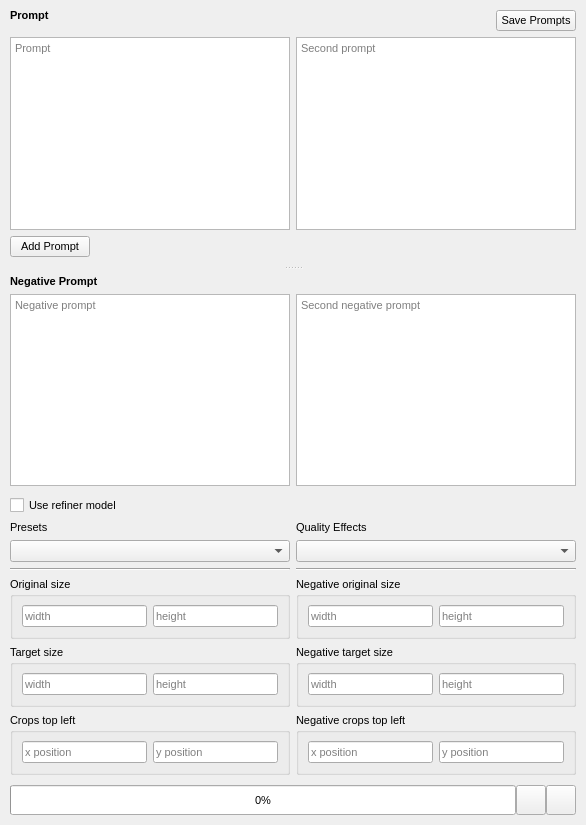
<?xml version="1.0" encoding="UTF-8"?>
<ui version="4.0">
 <class>stablediffusion_generator_form</class>
 <widget class="QWidget" name="stablediffusion_generator_form">
  <property name="geometry">
   <rect>
    <x>0</x>
    <y>0</y>
    <width>586</width>
    <height>825</height>
   </rect>
  </property>
  <property name="font">
   <font>
    <pointsize>8</pointsize>
   </font>
  </property>
  <property name="cursor">
   <cursorShape>PointingHandCursor</cursorShape>
  </property>
  <property name="windowTitle">
   <string>Form</string>
  </property>
  <layout class="QGridLayout" name="gridLayout_4">
   <property name="leftMargin">
    <number>0</number>
   </property>
   <property name="topMargin">
    <number>0</number>
   </property>
   <property name="rightMargin">
    <number>0</number>
   </property>
   <property name="bottomMargin">
    <number>0</number>
   </property>
   <property name="spacing">
    <number>0</number>
   </property>
   <item row="0" column="0">
    <widget class="QWidget" name="generator_form_tabs" native="true">
     <layout class="QGridLayout" name="gridLayout_3">
      <property name="leftMargin">
       <number>0</number>
      </property>
      <property name="topMargin">
       <number>0</number>
      </property>
      <property name="rightMargin">
       <number>0</number>
      </property>
      <property name="bottomMargin">
       <number>0</number>
      </property>
      <property name="spacing">
       <number>0</number>
      </property>
      <item row="0" column="0">
       <widget class="QScrollArea" name="stable_diffusion_generator_form">
        <property name="frameShape">
         <enum>QFrame::Shape::NoFrame</enum>
        </property>
        <property name="frameShadow">
         <enum>QFrame::Shadow::Plain</enum>
        </property>
        <property name="widgetResizable">
         <bool>true</bool>
        </property>
        <widget class="QWidget" name="scrollAreaWidgetContents">
         <property name="geometry">
          <rect>
           <x>0</x>
           <y>0</y>
           <width>586</width>
           <height>775</height>
          </rect>
         </property>
         <layout class="QGridLayout" name="gridLayout">
          <property name="leftMargin">
           <number>10</number>
          </property>
          <property name="topMargin">
           <number>0</number>
          </property>
          <property name="rightMargin">
           <number>10</number>
          </property>
          <property name="bottomMargin">
           <number>0</number>
          </property>
          <property name="horizontalSpacing">
           <number>0</number>
          </property>
          <property name="verticalSpacing">
           <number>10</number>
          </property>
          <item row="0" column="0">
           <widget class="QSplitter" name="generator_form_splitter">
            <property name="orientation">
             <enum>Qt::Orientation::Vertical</enum>
            </property>
            <property name="childrenCollapsible">
             <bool>false</bool>
            </property>
            <widget class="QWidget" name="layoutWidget">
             <layout class="QGridLayout" name="prompt_container_layout">
              <property name="leftMargin">
               <number>0</number>
              </property>
              <property name="topMargin">
               <number>0</number>
              </property>
              <property name="rightMargin">
               <number>0</number>
              </property>
              <property name="bottomMargin">
               <number>9</number>
              </property>
              <item row="3" column="0">
               <widget class="QPushButton" name="add_prompt_button">
                <property name="text">
                 <string>Add Prompt</string>
                </property>
               </widget>
              </item>
              <item row="2" column="0" colspan="2">
               <layout class="QVBoxLayout" name="additional_prompts_container_layout"/>
              </item>
              <item row="0" column="0">
               <widget class="QLabel" name="label">
                <property name="font">
                 <font>
                  <pointsize>8</pointsize>
                  <bold>true</bold>
                 </font>
                </property>
                <property name="text">
                 <string>Prompt</string>
                </property>
               </widget>
              </item>
              <item row="1" column="0" colspan="2">
               <layout class="QHBoxLayout" name="prompt_container">
                <item>
                 <widget class="QPlainTextEdit" name="prompt">
                  <property name="placeholderText">
                   <string>Prompt</string>
                  </property>
                 </widget>
                </item>
                <item>
                 <widget class="QPlainTextEdit" name="secondary_prompt">
                  <property name="placeholderText">
                   <string>Second prompt</string>
                  </property>
                 </widget>
                </item>
               </layout>
              </item>
              <item row="0" column="1">
               <layout class="QHBoxLayout" name="horizontalLayout_6">
                <property name="topMargin">
                 <number>10</number>
                </property>
                <item>
                 <spacer name="horizontalSpacer">
                  <property name="orientation">
                   <enum>Qt::Orientation::Horizontal</enum>
                  </property>
                  <property name="sizeHint" stdset="0">
                   <size>
                    <width>40</width>
                    <height>20</height>
                   </size>
                  </property>
                 </spacer>
                </item>
                <item>
                 <widget class="QPushButton" name="pushButton">
                  <property name="text">
                   <string>Save Prompts</string>
                  </property>
                 </widget>
                </item>
               </layout>
              </item>
             </layout>
            </widget>
            <widget class="QWidget" name="layoutWidget">
             <layout class="QVBoxLayout" name="negative_prompt_container">
              <property name="leftMargin">
               <number>0</number>
              </property>
              <property name="topMargin">
               <number>5</number>
              </property>
              <property name="rightMargin">
               <number>0</number>
              </property>
              <property name="bottomMargin">
               <number>0</number>
              </property>
              <item>
               <widget class="QLabel" name="negative_prompt_label">
                <property name="font">
                 <font>
                  <pointsize>8</pointsize>
                  <bold>true</bold>
                 </font>
                </property>
                <property name="text">
                 <string>Negative Prompt</string>
                </property>
               </widget>
              </item>
              <item>
               <layout class="QHBoxLayout" name="horizontalLayout_8">
                <item>
                 <widget class="QPlainTextEdit" name="negative_prompt">
                  <property name="placeholderText">
                   <string>Negative prompt</string>
                  </property>
                 </widget>
                </item>
                <item>
                 <widget class="QPlainTextEdit" name="secondary_negative_prompt">
                  <property name="placeholderText">
                   <string>Second negative prompt</string>
                  </property>
                 </widget>
                </item>
               </layout>
              </item>
             </layout>
            </widget>
           </widget>
          </item>
          <item row="1" column="0">
           <widget class="QWidget" name="sdxl_settings_container" native="true">
            <layout class="QVBoxLayout" name="sdxl_settings">
             <property name="leftMargin">
              <number>0</number>
             </property>
             <property name="topMargin">
              <number>0</number>
             </property>
             <property name="rightMargin">
              <number>0</number>
             </property>
             <property name="bottomMargin">
              <number>0</number>
             </property>
             <item>
              <widget class="QCheckBox" name="use_refiner_checkbox">
               <property name="toolTip">
                <string>Uses second refiner model to enhance image</string>
               </property>
               <property name="text">
                <string>Use refiner model</string>
               </property>
              </widget>
             </item>
             <item>
              <layout class="QHBoxLayout" name="horizontalLayout">
               <item>
                <layout class="QVBoxLayout" name="verticalLayout">
                 <item>
                  <widget class="QLabel" name="label_2">
                   <property name="text">
                    <string>Presets</string>
                   </property>
                  </widget>
                 </item>
                 <item>
                  <widget class="QComboBox" name="image_presets"/>
                 </item>
                 <item>
                  <widget class="Line" name="line_2">
                   <property name="orientation">
                    <enum>Qt::Orientation::Horizontal</enum>
                   </property>
                  </widget>
                 </item>
                </layout>
               </item>
               <item>
                <layout class="QVBoxLayout" name="quality_effects_container">
                 <item>
                  <widget class="QLabel" name="label_3">
                   <property name="text">
                    <string>Quality Effects</string>
                   </property>
                  </widget>
                 </item>
                 <item>
                  <widget class="QComboBox" name="quality_effects">
                   <item>
                    <property name="text">
                     <string/>
                    </property>
                   </item>
                   <item>
                    <property name="text">
                     <string>Normal</string>
                    </property>
                   </item>
                   <item>
                    <property name="text">
                     <string>Upscaled</string>
                    </property>
                   </item>
                   <item>
                    <property name="text">
                     <string>Downscaled</string>
                    </property>
                   </item>
                  </widget>
                 </item>
                 <item>
                  <widget class="Line" name="line">
                   <property name="orientation">
                    <enum>Qt::Orientation::Horizontal</enum>
                   </property>
                  </widget>
                 </item>
                </layout>
               </item>
              </layout>
             </item>
             <item>
              <layout class="QHBoxLayout" name="horizontalLayout_5">
               <item>
                <widget class="QGroupBox" name="groupBox">
                 <property name="title">
                  <string>Original size</string>
                 </property>
                 <layout class="QHBoxLayout" name="horizontalLayout_3">
                  <item>
                   <widget class="QLineEdit" name="original_size_width">
                    <property name="placeholderText">
                     <string>width</string>
                    </property>
                   </widget>
                  </item>
                  <item>
                   <widget class="QLineEdit" name="original_size_height">
                    <property name="placeholderText">
                     <string>height</string>
                    </property>
                   </widget>
                  </item>
                 </layout>
                </widget>
               </item>
               <item>
                <widget class="QGroupBox" name="groupBox_3">
                 <property name="title">
                  <string>Negative original size</string>
                 </property>
                 <layout class="QHBoxLayout" name="horizontalLayout_9">
                  <item>
                   <widget class="QLineEdit" name="negative_original_size_width">
                    <property name="placeholderText">
                     <string>width</string>
                    </property>
                   </widget>
                  </item>
                  <item>
                   <widget class="QLineEdit" name="negative_original_size_height">
                    <property name="placeholderText">
                     <string>height</string>
                    </property>
                   </widget>
                  </item>
                 </layout>
                </widget>
               </item>
              </layout>
             </item>
             <item>
              <layout class="QHBoxLayout" name="horizontalLayout_10">
               <item>
                <widget class="QGroupBox" name="groupBox_4">
                 <property name="title">
                  <string>Target size</string>
                 </property>
                 <layout class="QHBoxLayout" name="horizontalLayout_11">
                  <item>
                   <widget class="QLineEdit" name="target_size_width">
                    <property name="placeholderText">
                     <string>width</string>
                    </property>
                   </widget>
                  </item>
                  <item>
                   <widget class="QLineEdit" name="target_size_height">
                    <property name="placeholderText">
                     <string>height</string>
                    </property>
                   </widget>
                  </item>
                 </layout>
                </widget>
               </item>
               <item>
                <widget class="QGroupBox" name="groupBox_2">
                 <property name="title">
                  <string>Negative target size</string>
                 </property>
                 <layout class="QHBoxLayout" name="horizontalLayout_4">
                  <item>
                   <widget class="QLineEdit" name="negative_target_size_width">
                    <property name="placeholderText">
                     <string>width</string>
                    </property>
                   </widget>
                  </item>
                  <item>
                   <widget class="QLineEdit" name="negative_target_size_height">
                    <property name="placeholderText">
                     <string>height</string>
                    </property>
                   </widget>
                  </item>
                 </layout>
                </widget>
               </item>
              </layout>
             </item>
             <item>
              <layout class="QHBoxLayout" name="horizontalLayout_12">
               <item>
                <widget class="QGroupBox" name="croops_coord_top_left_groupbox">
                 <property name="title">
                  <string>Crops top left</string>
                 </property>
                 <layout class="QHBoxLayout" name="horizontalLayout_2">
                  <property name="leftMargin">
                   <number>9</number>
                  </property>
                  <property name="topMargin">
                   <number>9</number>
                  </property>
                  <property name="rightMargin">
                   <number>9</number>
                  </property>
                  <property name="bottomMargin">
                   <number>9</number>
                  </property>
                  <item>
                   <widget class="QLineEdit" name="crops_coords_top_left_x">
                    <property name="placeholderText">
                     <string>x position</string>
                    </property>
                   </widget>
                  </item>
                  <item>
                   <widget class="QLineEdit" name="crops_coords_top_left_y">
                    <property name="placeholderText">
                     <string>y position</string>
                    </property>
                   </widget>
                  </item>
                 </layout>
                </widget>
               </item>
               <item>
                <widget class="QGroupBox" name="groupBox_5">
                 <property name="title">
                  <string>Negative crops top left</string>
                 </property>
                 <layout class="QHBoxLayout" name="horizontalLayout_13">
                  <item>
                   <widget class="QLineEdit" name="negative_crops_coord_top_left_x">
                    <property name="placeholderText">
                     <string>x position</string>
                    </property>
                   </widget>
                  </item>
                  <item>
                   <widget class="QLineEdit" name="negative_crops_coord_top_left_y">
                    <property name="placeholderText">
                     <string>y position</string>
                    </property>
                   </widget>
                  </item>
                 </layout>
                </widget>
               </item>
              </layout>
             </item>
            </layout>
           </widget>
          </item>
         </layout>
        </widget>
       </widget>
      </item>
      <item row="1" column="0">
       <layout class="QHBoxLayout" name="horizontalLayout_7">
        <property name="leftMargin">
         <number>10</number>
        </property>
        <property name="topMargin">
         <number>10</number>
        </property>
        <property name="rightMargin">
         <number>10</number>
        </property>
        <property name="bottomMargin">
         <number>10</number>
        </property>
        <item>
         <widget class="QProgressBar" name="progress_bar">
          <property name="sizePolicy">
           <sizepolicy hsizetype="Expanding" vsizetype="Minimum">
            <horstretch>0</horstretch>
            <verstretch>0</verstretch>
           </sizepolicy>
          </property>
          <property name="minimumSize">
           <size>
            <width>0</width>
            <height>30</height>
           </size>
          </property>
          <property name="value">
           <number>0</number>
          </property>
         </widget>
        </item>
        <item>
         <widget class="QPushButton" name="generate_button">
          <property name="sizePolicy">
           <sizepolicy hsizetype="Minimum" vsizetype="Minimum">
            <horstretch>0</horstretch>
            <verstretch>0</verstretch>
           </sizepolicy>
          </property>
          <property name="minimumSize">
           <size>
            <width>30</width>
            <height>30</height>
           </size>
          </property>
          <property name="maximumSize">
           <size>
            <width>30</width>
            <height>30</height>
           </size>
          </property>
          <property name="toolTip">
           <string>Generate image</string>
          </property>
          <property name="text">
           <string/>
          </property>
          <property name="icon">
           <iconset resource="../../../resources/feather.qrc">
            <normaloff>:/light/icons/feather/light/chevron-up.svg</normaloff>:/light/icons/feather/light/chevron-up.svg</iconset>
          </property>
         </widget>
        </item>
        <item>
         <widget class="QPushButton" name="interrupt_button">
          <property name="sizePolicy">
           <sizepolicy hsizetype="Minimum" vsizetype="Minimum">
            <horstretch>0</horstretch>
            <verstretch>0</verstretch>
           </sizepolicy>
          </property>
          <property name="minimumSize">
           <size>
            <width>30</width>
            <height>30</height>
           </size>
          </property>
          <property name="maximumSize">
           <size>
            <width>30</width>
            <height>30</height>
           </size>
          </property>
          <property name="cursor">
           <cursorShape>PointingHandCursor</cursorShape>
          </property>
          <property name="toolTip">
           <string>Cancel image generation</string>
          </property>
          <property name="text">
           <string/>
          </property>
          <property name="icon">
           <iconset resource="../../../resources/feather.qrc">
            <normaloff>:/light/icons/feather/light/x-circle.svg</normaloff>:/light/icons/feather/light/x-circle.svg</iconset>
          </property>
         </widget>
        </item>
       </layout>
      </item>
     </layout>
    </widget>
   </item>
  </layout>
 </widget>
 <tabstops>
  <tabstop>prompt</tabstop>
  <tabstop>secondary_prompt</tabstop>
  <tabstop>add_prompt_button</tabstop>
  <tabstop>negative_prompt</tabstop>
  <tabstop>secondary_negative_prompt</tabstop>
  <tabstop>use_refiner_checkbox</tabstop>
  <tabstop>image_presets</tabstop>
  <tabstop>quality_effects</tabstop>
  <tabstop>original_size_width</tabstop>
  <tabstop>original_size_height</tabstop>
  <tabstop>negative_original_size_width</tabstop>
  <tabstop>negative_original_size_height</tabstop>
  <tabstop>target_size_width</tabstop>
  <tabstop>target_size_height</tabstop>
  <tabstop>negative_target_size_width</tabstop>
  <tabstop>negative_target_size_height</tabstop>
  <tabstop>crops_coords_top_left_x</tabstop>
  <tabstop>crops_coords_top_left_y</tabstop>
  <tabstop>negative_crops_coord_top_left_x</tabstop>
  <tabstop>negative_crops_coord_top_left_y</tabstop>
  <tabstop>generate_button</tabstop>
  <tabstop>interrupt_button</tabstop>
  <tabstop>pushButton</tabstop>
  <tabstop>stable_diffusion_generator_form</tabstop>
 </tabstops>
 <resources>
  <include location="../../../resources/feather.qrc"/>
 </resources>
 <connections>
  <connection>
   <sender>pushButton</sender>
   <signal>clicked()</signal>
   <receiver>stablediffusion_generator_form</receiver>
   <slot>action_clicked_button_save_prompts()</slot>
   <hints>
    <hint type="sourcelabel">
     <x>573</x>
     <y>32</y>
    </hint>
    <hint type="destinationlabel">
     <x>416</x>
     <y>0</y>
    </hint>
   </hints>
  </connection>
  <connection>
   <sender>add_prompt_button</sender>
   <signal>clicked()</signal>
   <receiver>stablediffusion_generator_form</receiver>
   <slot>handle_add_prompt_clicked()</slot>
   <hints>
    <hint type="sourcelabel">
     <x>60</x>
     <y>243</y>
    </hint>
    <hint type="destinationlabel">
     <x>-3</x>
     <y>291</y>
    </hint>
   </hints>
  </connection>
  <connection>
   <sender>image_presets</sender>
   <signal>currentTextChanged(QString)</signal>
   <receiver>stablediffusion_generator_form</receiver>
   <slot>handle_image_presets_changed(QString)</slot>
   <hints>
    <hint type="sourcelabel">
     <x>116</x>
     <y>540</y>
    </hint>
    <hint type="destinationlabel">
     <x>-4</x>
     <y>473</y>
    </hint>
   </hints>
  </connection>
  <connection>
   <sender>quality_effects</sender>
   <signal>currentTextChanged(QString)</signal>
   <receiver>stablediffusion_generator_form</receiver>
   <slot>handle_quality_effects_changed(QString)</slot>
   <hints>
    <hint type="sourcelabel">
     <x>404</x>
     <y>532</y>
    </hint>
    <hint type="destinationlabel">
     <x>-3</x>
     <y>434</y>
    </hint>
   </hints>
  </connection>
  <connection>
   <sender>prompt</sender>
   <signal>textChanged()</signal>
   <receiver>stablediffusion_generator_form</receiver>
   <slot>handle_prompt_changed()</slot>
   <hints>
    <hint type="sourcelabel">
     <x>127</x>
     <y>91</y>
    </hint>
    <hint type="destinationlabel">
     <x>-3</x>
     <y>62</y>
    </hint>
   </hints>
  </connection>
  <connection>
   <sender>secondary_prompt</sender>
   <signal>textChanged()</signal>
   <receiver>stablediffusion_generator_form</receiver>
   <slot>handle_second_prompt_changed()</slot>
   <hints>
    <hint type="sourcelabel">
     <x>394</x>
     <y>99</y>
    </hint>
    <hint type="destinationlabel">
     <x>-3</x>
     <y>97</y>
    </hint>
   </hints>
  </connection>
  <connection>
   <sender>negative_prompt</sender>
   <signal>textChanged()</signal>
   <receiver>stablediffusion_generator_form</receiver>
   <slot>handle_negative_prompt_changed()</slot>
   <hints>
    <hint type="sourcelabel">
     <x>144</x>
     <y>383</y>
    </hint>
    <hint type="destinationlabel">
     <x>-4</x>
     <y>328</y>
    </hint>
   </hints>
  </connection>
  <connection>
   <sender>secondary_negative_prompt</sender>
   <signal>textChanged()</signal>
   <receiver>stablediffusion_generator_form</receiver>
   <slot>handle_second_negative_prompt_changed()</slot>
   <hints>
    <hint type="sourcelabel">
     <x>503</x>
     <y>381</y>
    </hint>
    <hint type="destinationlabel">
     <x>589</x>
     <y>294</y>
    </hint>
   </hints>
  </connection>
 </connections>
 <slots>
  <slot>handle_prompt_changed()</slot>
  <slot>handle_negative_prompt_changed()</slot>
  <slot>handle_model_changed(QString)</slot>
  <slot>handle_scheduler_changed(QString)</slot>
  <slot>toggle_variation(bool)</slot>
  <slot>action_clicked_button_save_prompts()</slot>
  <slot>save_settings()</slot>
  <slot>handle_pipeline_changed(QString)</slot>
  <slot>handle_version_changed(QString)</slot>
  <slot>handle_image_presets_changed(QString)</slot>
  <slot>handle_second_prompt_changed()</slot>
  <slot>handle_second_negative_prompt_changed()</slot>
  <slot>handle_quality_effects_changed(QString)</slot>
  <slot>past_conversations_clicked()</slot>
  <slot>handle_add_prompt_clicked()</slot>
  <slot>on_use_refiner_checkbox_toggled(bool)</slot>
 </slots>
</ui>
